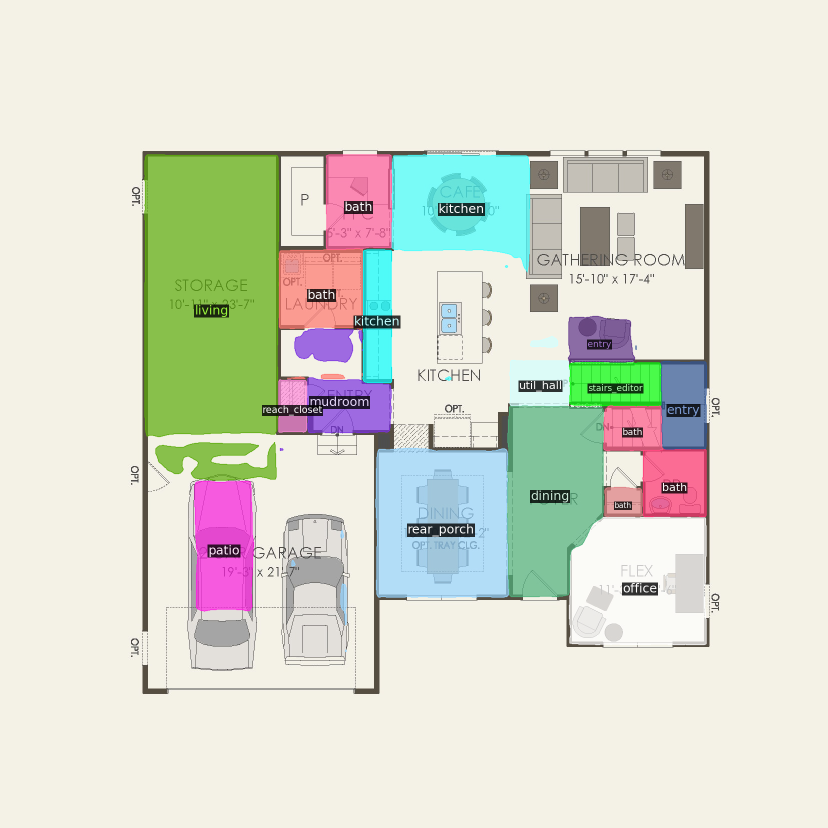
#> input picture demo/pulte_data_with_ssl/48999cd3-e403-47df-86c2-e33fc744cc28_0_first_floor.png, 1656 x 1656 px, found by its file name (shown at 1/2 size); its folder holds 4 pictures in this run
$ python test1.py
#> lines starting #> are read from the running program, lines starting #| are printed output that depends on the picture; pictures that were not available may be replaced by others from this repository, and a replacement may not be noted
import os
from PIL import Image, ImageDraw, ImageFont

def combine_images(base_url, dirs, output_path):
    # Full paths to the directories
    full_image_paths = [os.path.join(base_url, dir_path) for dir_path in dirs]

    # List of images in each directory
    images_lists = [sorted(os.listdir(path)) for path in full_image_paths]

    # Ensure there is a corresponding image in each directory
    common_images = set(images_lists[0]).intersection(*images_lists[1:])

    for image_name in common_images:
        # Load images from all directories
        imgs = [Image.open(os.path.join(path, image_name)) for path in full_image_paths]

        # Resize images to the same height
        heights = [img.height for img in imgs]
#> heights = [1656, 1656, 1656, 1656]
        min_height = min(heights)
#> min_height = 1656
        imgs = [img.resize((img.width, min_height)) for img in imgs]
#> imgs = 4 items

        # Create a new image with width = sum of all image widths and height = max height of all images
        combined_width = sum(img.width for img in imgs)
#> combined_width = 6624
        combined_height = min_height + 50  # Add space for the labels
#> combined_height = 1706
        combined_image = Image.new("RGB", (combined_width, combined_height), (255, 255, 255))
#> combined_image: PIL image 6624x1706 RGB; every value is 255

        # Paste the images into the new image
        current_x = 0
        for i, img in enumerate(imgs):
            combined_image.paste(img, (current_x, 50))
            current_x += img.width
#> this loop made 4 passes
#> current_x on passes 1 to 4: 1656, 3312, 4968, 6624
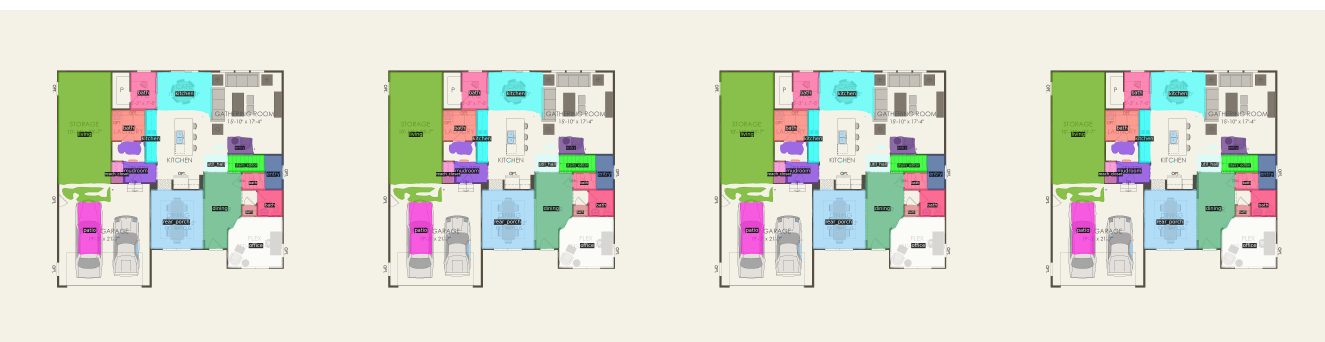
#> combined_image: PIL image 6624x1706 RGB (shown at 1/5 size); mean R, G, B 220, 223.2, 210.1
#> after the loop, current_x = 6624

        # Draw the labels
        draw = ImageDraw.Draw(combined_image)
        font = ImageFont.load_default()
        current_x = 0
        for i, dir_path in enumerate(dirs):
            draw.text((current_x + imgs[i].width // 2, 10), dir_path, fill="black", font_size=40)
            current_x += imgs[i].width
#> after the loop, current_x = 6624

        # Save the combined image
        combined_image.save(os.path.join(output_path, image_name))
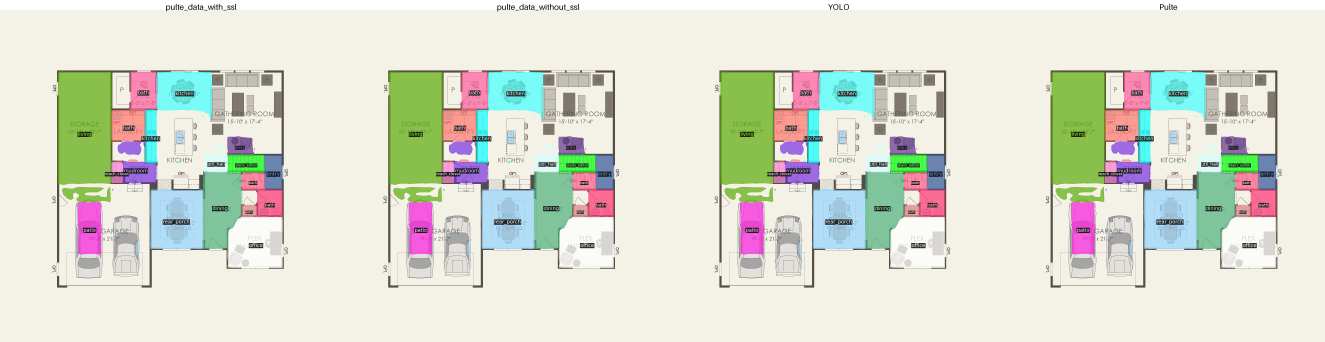
#> saved as 48999cd3-e403-47df-86c2-e33fc744cc28_0_first_floor.png: PIL image 6624x1706 RGB (shown at 1/5 size); mean R, G, B 219.8, 223, 209.9

# Define paths
base_url = "/Users/amin/Desktop/higharc/MaskDINO/demo"  # Change this to your actual base URL
dirs = ["pulte_data_with_ssl", "pulte_data_without_ssl", "YOLO", "Pulte"]
output_path = "/Users/amin/Desktop/higharc/MaskDINO/demo/combined_images_pulte1"

# Create output directory if it doesn't exist
if not os.path.exists(output_path):
    os.makedirs(output_path)

# Combine images
combine_images(base_url, dirs, output_path)

print("Images combined and saved in:", output_path)

$ run again, on demo/pulte_data_with_ssl/eb3879fb-652a-46cc-a1dd-a44929e48862_1_second_floor.png
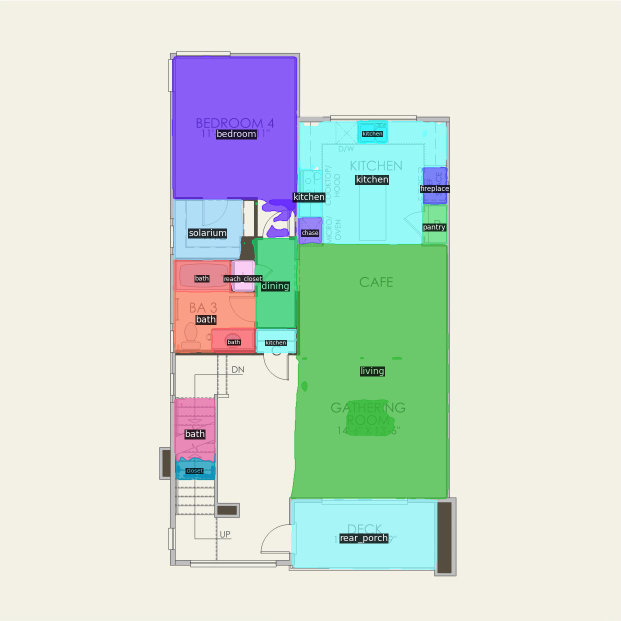
#> input picture demo/pulte_data_with_ssl/eb3879fb-652a-46cc-a1dd-a44929e48862_1_second_floor.png, 1241 x 1241 px, found by its file name (shown at 1/2 size)
#> heights = [1241, 1241, 1241, 1241]
#> min_height = 1241
#> imgs = 4 items
#> combined_width = 4964
#> combined_height = 1291
#> the loop in combine_images, `for i, img in enumerate(imgs):` made 4 passes
#> current_x on passes 1 to 4: 1241, 2482, 3723, 4964
#> after the loop in combine_images, `for i, img in enumerate(imgs):`:
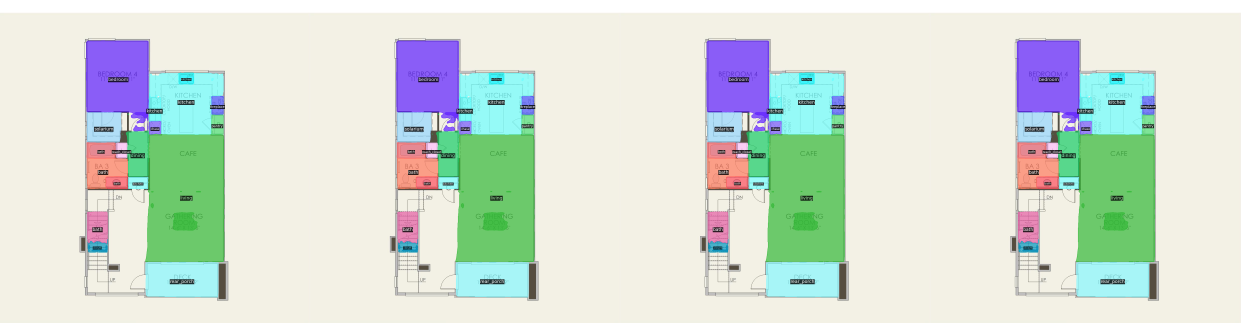
#> combined_image: PIL image 4964x1291 RGB (shown at 1/4 size); mean R, G, B 212, 223.5, 213.2
#> after the loop in combine_images, `for i, img in enumerate(imgs):`: current_x = 4964
#> in combine_images, `combined_image.save(os.path.join(output_path, image_name))`:
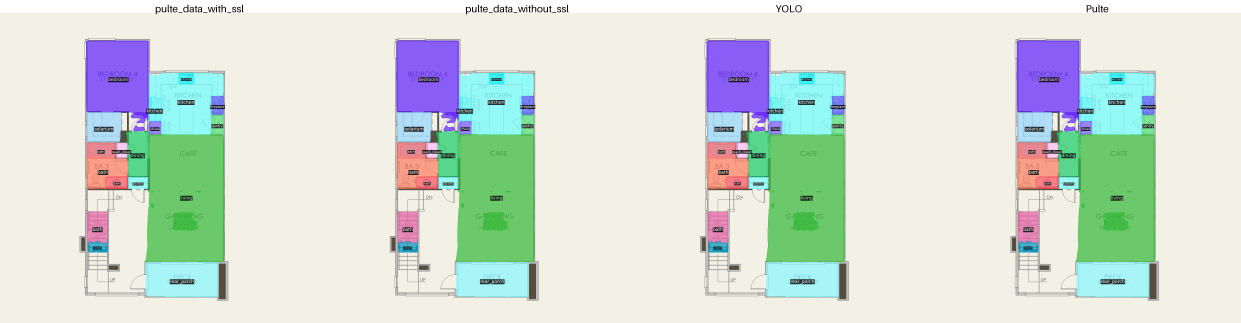
#> saved as eb3879fb-652a-46cc-a1dd-a44929e48862_1_second_floor.png: PIL image 4964x1291 RGB (shown at 1/4 size); mean R, G, B 211.7, 223.2, 212.9

$ run again, on demo/pulte_data_with_ssl/f872f11d-c874-42aa-894e-374707c8f13f_0_first_floor.png
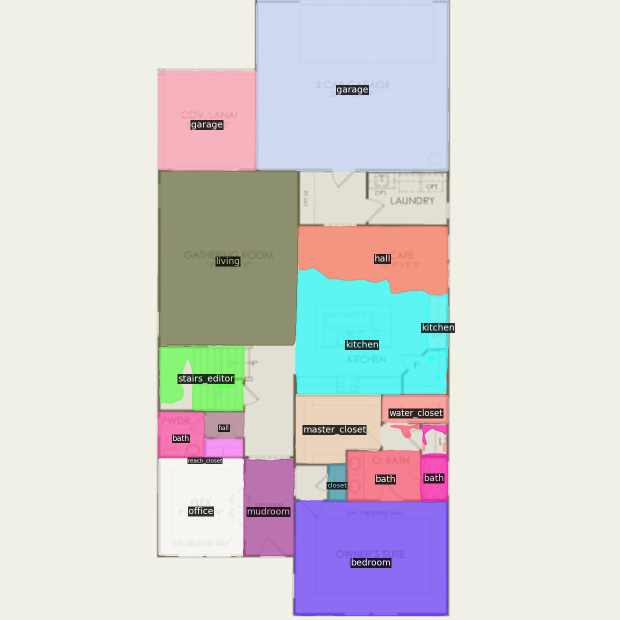
#> input picture demo/pulte_data_with_ssl/f872f11d-c874-42aa-894e-374707c8f13f_0_first_floor.png, 1240 x 1240 px, found by its file name (shown at 1/2 size)
#> heights = [1240, 1240, 1240, 1240]
#> min_height = 1240
#> imgs = 4 items
#> combined_width = 4960
#> combined_height = 1290
#> the loop in combine_images, `for i, img in enumerate(imgs):` made 4 passes
#> current_x on passes 1 to 4: 1240, 2480, 3720, 4960
#> after the loop in combine_images, `for i, img in enumerate(imgs):`:
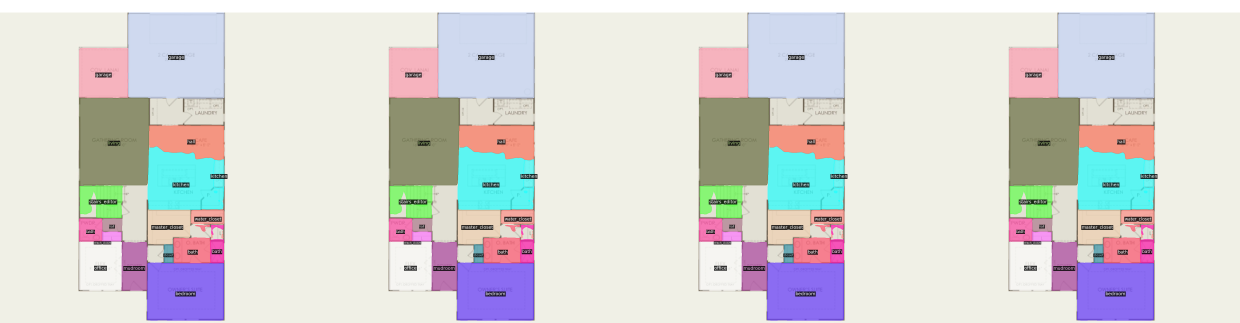
#> combined_image: PIL image 4960x1290 RGB (shown at 1/4 size); mean R, G, B 215.5, 214.8, 213.9
#> after the loop in combine_images, `for i, img in enumerate(imgs):`: current_x = 4960
#> in combine_images, `combined_image.save(os.path.join(output_path, image_name))`:
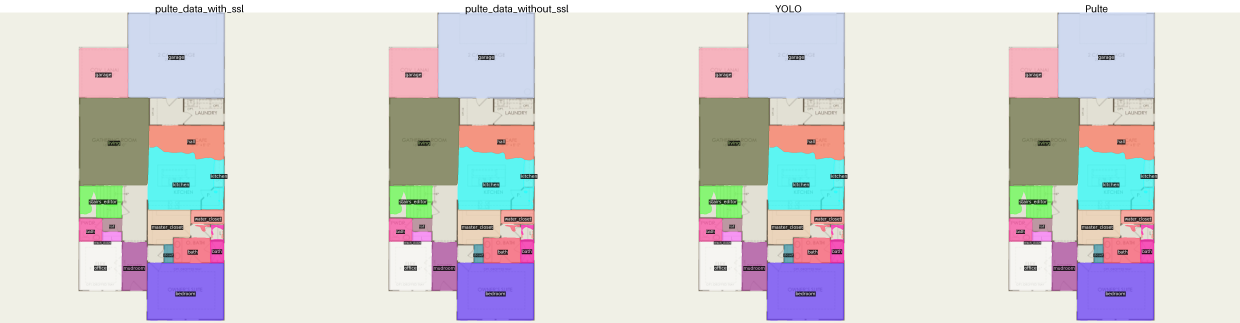
#> saved as f872f11d-c874-42aa-894e-374707c8f13f_0_first_floor.png: PIL image 4960x1290 RGB (shown at 1/4 size); mean R, G, B 215.2, 214.5, 213.6
